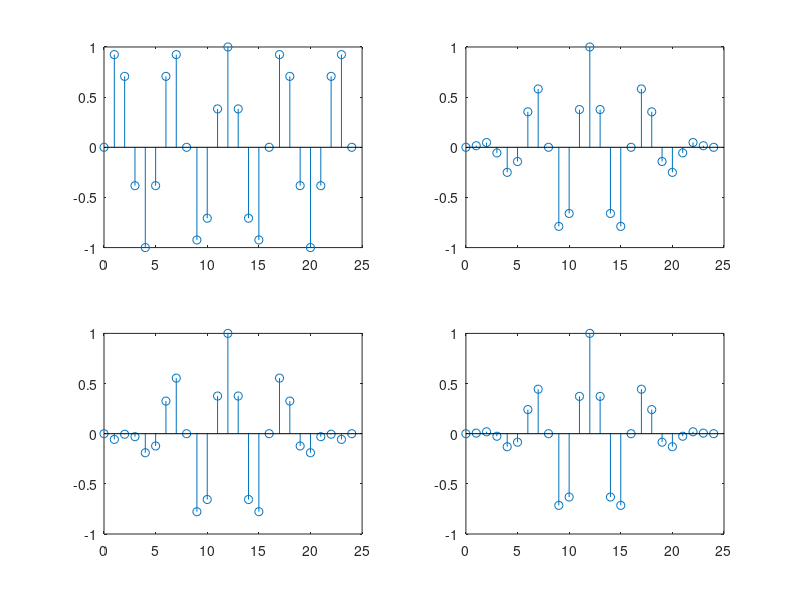

MATLAB code to generate this figure:
%PASSTIME 1.5 kHZ TRANS .5 STOP BAND  >20 DB SAMPLING 8KHZ

%Design FIR low pass filter using 

clc ;clear all;close all




w= 2*pi*1.5/8;
N=25;
n=0:24;
a= sin(w*n);
rec=ones(1,25);
rc=rec.*a;
subplot(2,2,1);
stem(n,rc);

hamm= 0.5 -0.5*cos(2*pi*n/(N-1));
hm=hamm.*a;
subplot(2,2,2);
stem(n,hm);


hann= 0.46 -0.54*cos(2*pi*n/(N-1));
hn=hann.*a;
subplot(2,2,3);
stem(n,hn);

black= 0.42 -0.5*cos(2*pi*n/(N-1)) + 0.08*cos(4*pi*n/(N-1));
bk=black.*a;
subplot(2,2,4);
stem(n,bk);




